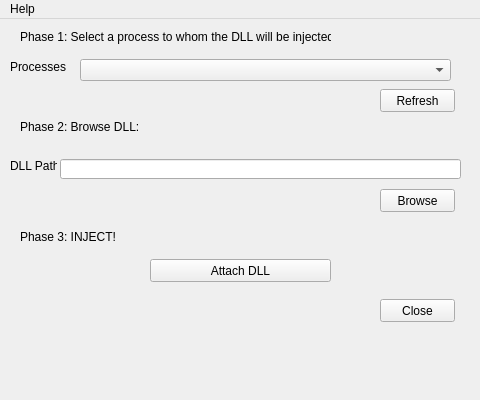
<?xml version="1.0" encoding="UTF-8"?>
<ui version="4.0">
 <class>DLLInjectorClass</class>
 <widget class="QMainWindow" name="DLLInjectorClass">
  <property name="geometry">
   <rect>
    <x>0</x>
    <y>0</y>
    <width>480</width>
    <height>400</height>
   </rect>
  </property>
  <property name="sizePolicy">
   <sizepolicy hsizetype="Preferred" vsizetype="Preferred">
    <horstretch>0</horstretch>
    <verstretch>0</verstretch>
   </sizepolicy>
  </property>
  <property name="minimumSize">
   <size>
    <width>480</width>
    <height>400</height>
   </size>
  </property>
  <property name="maximumSize">
   <size>
    <width>480</width>
    <height>400</height>
   </size>
  </property>
  <property name="windowTitle">
   <string>DLLInjector</string>
  </property>
  <property name="styleSheet">
   <string notr="true"/>
  </property>
  <property name="tabShape">
   <enum>QTabWidget::Rounded</enum>
  </property>
  <widget class="QWidget" name="centralWidget">
   <widget class="QPushButton" name="btnBrowse">
    <property name="geometry">
     <rect>
      <x>380</x>
      <y>170</y>
      <width>75</width>
      <height>23</height>
     </rect>
    </property>
    <property name="styleSheet">
     <string notr="true"/>
    </property>
    <property name="text">
     <string>Browse</string>
    </property>
   </widget>
   <widget class="QLineEdit" name="txtDLL">
    <property name="geometry">
     <rect>
      <x>60</x>
      <y>140</y>
      <width>401</width>
      <height>20</height>
     </rect>
    </property>
   </widget>
   <widget class="QLabel" name="label">
    <property name="geometry">
     <rect>
      <x>10</x>
      <y>140</y>
      <width>47</width>
      <height>13</height>
     </rect>
    </property>
    <property name="text">
     <string>DLL Path:</string>
    </property>
   </widget>
   <widget class="QComboBox" name="procComboBox">
    <property name="geometry">
     <rect>
      <x>80</x>
      <y>40</y>
      <width>371</width>
      <height>22</height>
     </rect>
    </property>
    <property name="editable">
     <bool>false</bool>
    </property>
    <property name="currentText">
     <string/>
    </property>
    <property name="currentIndex">
     <number>-1</number>
    </property>
   </widget>
   <widget class="QLabel" name="label_2">
    <property name="geometry">
     <rect>
      <x>20</x>
      <y>10</y>
      <width>311</width>
      <height>16</height>
     </rect>
    </property>
    <property name="text">
     <string>Phase 1: Select a process to whom the DLL will be injected:</string>
    </property>
   </widget>
   <widget class="QLabel" name="label_3">
    <property name="geometry">
     <rect>
      <x>10</x>
      <y>40</y>
      <width>61</width>
      <height>16</height>
     </rect>
    </property>
    <property name="text">
     <string>Processes</string>
    </property>
   </widget>
   <widget class="QLabel" name="label_4">
    <property name="geometry">
     <rect>
      <x>20</x>
      <y>100</y>
      <width>311</width>
      <height>16</height>
     </rect>
    </property>
    <property name="text">
     <string>Phase 2: Browse DLL:</string>
    </property>
   </widget>
   <widget class="QPushButton" name="btnAttach">
    <property name="geometry">
     <rect>
      <x>150</x>
      <y>240</y>
      <width>181</width>
      <height>23</height>
     </rect>
    </property>
    <property name="text">
     <string>Attach DLL</string>
    </property>
   </widget>
   <widget class="QPushButton" name="btnClose">
    <property name="geometry">
     <rect>
      <x>380</x>
      <y>280</y>
      <width>75</width>
      <height>23</height>
     </rect>
    </property>
    <property name="text">
     <string>Close</string>
    </property>
   </widget>
   <widget class="QLabel" name="label_5">
    <property name="geometry">
     <rect>
      <x>20</x>
      <y>210</y>
      <width>311</width>
      <height>16</height>
     </rect>
    </property>
    <property name="text">
     <string>Phase 3: INJECT!</string>
    </property>
   </widget>
   <widget class="QPushButton" name="btnRefresh">
    <property name="geometry">
     <rect>
      <x>380</x>
      <y>70</y>
      <width>75</width>
      <height>23</height>
     </rect>
    </property>
    <property name="text">
     <string>Refresh</string>
    </property>
   </widget>
  </widget>
  <widget class="QMenuBar" name="menuBar">
   <property name="enabled">
    <bool>true</bool>
   </property>
   <property name="geometry">
    <rect>
     <x>0</x>
     <y>0</y>
     <width>480</width>
     <height>21</height>
    </rect>
   </property>
   <property name="nativeMenuBar">
    <bool>true</bool>
   </property>
   <widget class="QMenu" name="menuHelp">
    <property name="title">
     <string>Help</string>
    </property>
    <addaction name="actionAbout"/>
   </widget>
   <addaction name="menuHelp"/>
  </widget>
  <action name="actionAbout">
   <property name="text">
    <string>About</string>
   </property>
  </action>
 </widget>
 <layoutdefault spacing="6" margin="11"/>
 <resources>
  <include location="DLLInjector.qrc"/>
 </resources>
 <connections/>
</ui>
